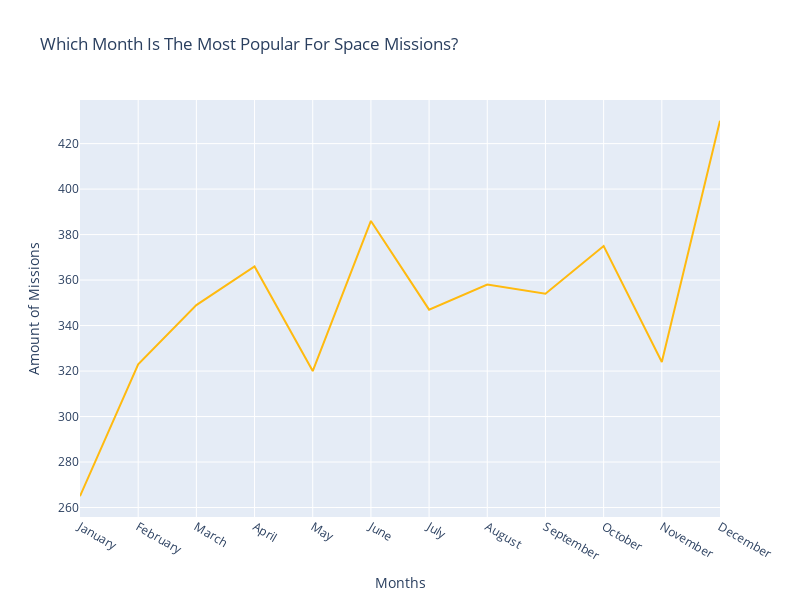

Notebook code cell kept with this figure:
### Markdown cell above
### Space Missions Over The Months

### Code cell
fig = px.line(
    x=x_values,
    y=months.values,
    title="Which Month Is The Most Popular For Space Missions?",
    color_discrete_sequence=['#ffba0f'],
    width=800,
    height=600
)

fig.update_layout(
    xaxis_title="Months",
    yaxis_title="Amount of Missions",
    xaxis=dict(
        tickmode='array',
        tickvals=x_values,
        ticktext=x_values
    )
)

fig.update_traces(hovertemplate='%{y} Missions').show()

### Figure 1 — Plotly figure (JSON) as saved in the notebook; plotly's stock layout.template omitted (floating-point values rounded to 4 significant figures)
{"data": [{"hovertemplate": "%{y} Missions", "legendgroup": "", "line": {"color": "#ffba0f", "dash": "solid"}, "marker": {"symbol": "circle"}, "mode": "lines", "name": "", "orientation": "v", "showlegend": false, "type": "scatter", "x": ["January", "February", "March", "April", "May", "June", "July", "August", "September", "October", "November", "December"], "xaxis": "x", "y": [265, 323, 349, 366, 320, 386, 347, 358, 354, 375, 324, 430], "yaxis": "y"}], "layout": {"height": 600, "legend": {"tracegroupgap": 0}, "title": {"text": "Which Month Is The Most Popular For Space Missions?"}, "width": 800, "xaxis": {"anchor": "y", "autorange": true, "domain": [0, 1], "range": [0, 11], "tickmode": "array", "ticktext": ["January", "February", "March", "April", "May", "June", "July", "August", "September", "October", "November", "December"], "tickvals": ["January", "February", "March", "April", "May", "June", "July", "August", "September", "October", "November", "December"], "title": {"text": "Months"}, "type": "category"}, "yaxis": {"anchor": "x", "autorange": true, "domain": [0, 1], "range": [255.8, 439.2], "title": {"text": "Amount of Missions"}, "type": "linear"}}}
